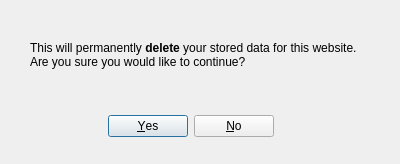
<?xml version="1.0" encoding="UTF-8"?>
<ui version="4.0">
 <class>confirmDeletion</class>
 <widget class="QDialog" name="confirmDeletion">
  <property name="geometry">
   <rect>
    <x>0</x>
    <y>0</y>
    <width>400</width>
    <height>164</height>
   </rect>
  </property>
  <property name="windowTitle">
   <string>Confirm Deletion?</string>
  </property>
  <widget class="QDialogButtonBox" name="confirmation">
   <property name="geometry">
    <rect>
     <x>20</x>
     <y>110</y>
     <width>341</width>
     <height>32</height>
    </rect>
   </property>
   <property name="orientation">
    <enum>Qt::Horizontal</enum>
   </property>
   <property name="standardButtons">
    <set>QDialogButtonBox::No|QDialogButtonBox::Yes</set>
   </property>
   <property name="centerButtons">
    <bool>true</bool>
   </property>
  </widget>
  <widget class="QLabel" name="label">
   <property name="geometry">
    <rect>
     <x>30</x>
     <y>20</y>
     <width>331</width>
     <height>71</height>
    </rect>
   </property>
   <property name="text">
    <string>&lt;html&gt;&lt;head/&gt;&lt;body&gt;&lt;p&gt;This will permanently &lt;span style=&quot; font-weight:600;&quot;&gt;delete&lt;/span&gt; your stored data for this website. Are you sure you would like to continue?&lt;/p&gt;&lt;/body&gt;&lt;/html&gt;</string>
   </property>
   <property name="wordWrap">
    <bool>true</bool>
   </property>
  </widget>
 </widget>
 <resources/>
 <connections>
  <connection>
   <sender>confirmation</sender>
   <signal>accepted()</signal>
   <receiver>confirmDeletion</receiver>
   <slot>accept()</slot>
   <hints>
    <hint type="sourcelabel">
     <x>248</x>
     <y>254</y>
    </hint>
    <hint type="destinationlabel">
     <x>157</x>
     <y>274</y>
    </hint>
   </hints>
  </connection>
  <connection>
   <sender>confirmation</sender>
   <signal>rejected()</signal>
   <receiver>confirmDeletion</receiver>
   <slot>reject()</slot>
   <hints>
    <hint type="sourcelabel">
     <x>316</x>
     <y>260</y>
    </hint>
    <hint type="destinationlabel">
     <x>286</x>
     <y>274</y>
    </hint>
   </hints>
  </connection>
 </connections>
</ui>
